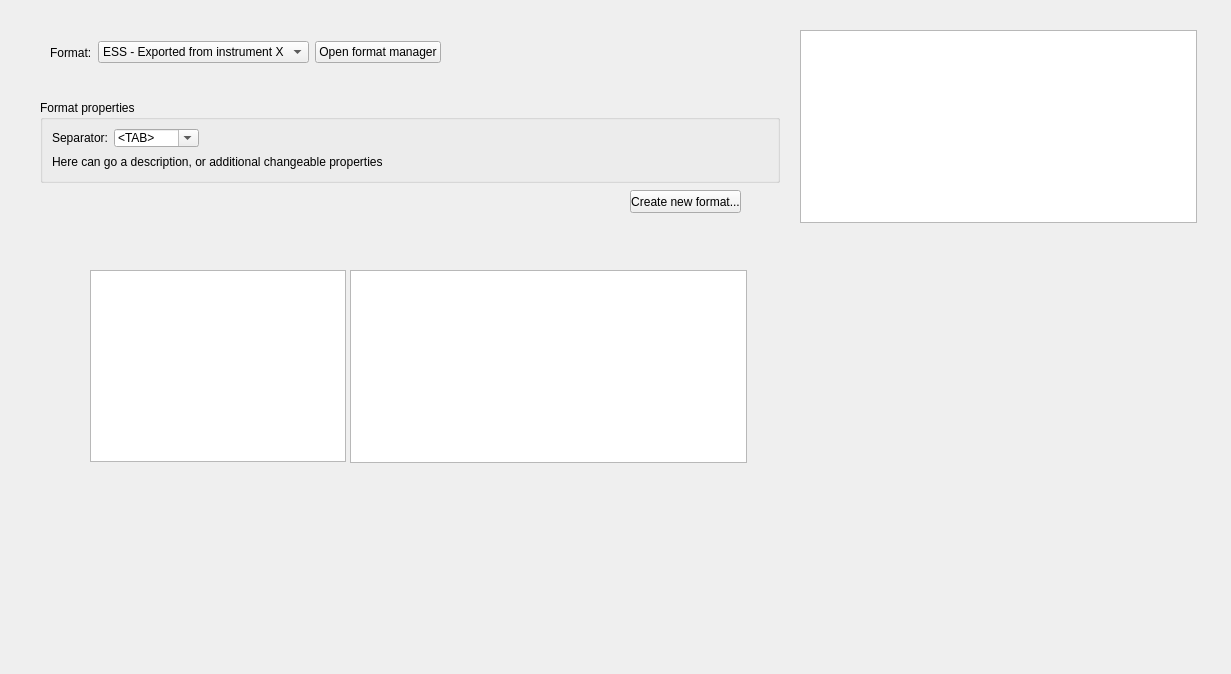
<?xml version="1.0" encoding="UTF-8"?>
<ui version="4.0">
 <class>ImportTab</class>
 <widget class="QWidget" name="ImportTab">
  <property name="geometry">
   <rect>
    <x>0</x>
    <y>0</y>
    <width>1231</width>
    <height>674</height>
   </rect>
  </property>
  <property name="windowTitle">
   <string>Form</string>
  </property>
  <widget class="QWidget" name="layoutWidget">
   <property name="geometry">
    <rect>
     <x>50</x>
     <y>40</y>
     <width>740</width>
     <height>25</height>
    </rect>
   </property>
   <layout class="QHBoxLayout" name="horizontalLayout_3">
    <item>
     <widget class="QLabel" name="label_2">
      <property name="text">
       <string>Format:</string>
      </property>
     </widget>
    </item>
    <item>
     <widget class="QComboBox" name="formatSelectionComboBox">
      <item>
       <property name="text">
        <string>ESS - Exported from instrument X</string>
       </property>
      </item>
      <item>
       <property name="text">
        <string>ESS - ESTIA export</string>
       </property>
      </item>
      <item>
       <property name="text">
        <string>FRM II REFSANS exported file</string>
       </property>
      </item>
      <item>
       <property name="text">
        <string>FMR II NREX exported file</string>
       </property>
      </item>
      <item>
       <property name="text">
        <string>My import definitions 1</string>
       </property>
      </item>
      <item>
       <property name="text">
        <string>Import definitions for project A</string>
       </property>
      </item>
     </widget>
    </item>
    <item>
     <widget class="QPushButton" name="pushButton">
      <property name="text">
       <string>Open format manager</string>
      </property>
     </widget>
    </item>
    <item>
     <spacer name="horizontalSpacer_2">
      <property name="orientation">
       <enum>Qt::Horizontal</enum>
      </property>
      <property name="sizeHint" stdset="0">
       <size>
        <width>40</width>
        <height>20</height>
       </size>
      </property>
     </spacer>
    </item>
   </layout>
  </widget>
  <widget class="QGroupBox" name="propertiesGroupBox">
   <property name="geometry">
    <rect>
     <x>40</x>
     <y>100</y>
     <width>740</width>
     <height>83</height>
    </rect>
   </property>
   <property name="title">
    <string>Format properties</string>
   </property>
   <layout class="QVBoxLayout" name="verticalLayout_4">
    <item>
     <layout class="QHBoxLayout" name="horizontalLayout_5">
      <item>
       <widget class="QLabel" name="label_4">
        <property name="text">
         <string>Separator:</string>
        </property>
       </widget>
      </item>
      <item>
       <widget class="QComboBox" name="comboBox">
        <property name="editable">
         <bool>true</bool>
        </property>
        <item>
         <property name="text">
          <string>&lt;TAB&gt;</string>
         </property>
        </item>
        <item>
         <property name="text">
          <string>,</string>
         </property>
        </item>
        <item>
         <property name="text">
          <string>;</string>
         </property>
        </item>
        <item>
         <property name="text">
          <string>&lt;SPACE&gt;</string>
         </property>
        </item>
       </widget>
      </item>
      <item>
       <spacer name="horizontalSpacer_4">
        <property name="orientation">
         <enum>Qt::Horizontal</enum>
        </property>
        <property name="sizeHint" stdset="0">
         <size>
          <width>40</width>
          <height>20</height>
         </size>
        </property>
       </spacer>
      </item>
     </layout>
    </item>
    <item>
     <layout class="QHBoxLayout" name="horizontalLayout_4">
      <item>
       <widget class="QLabel" name="label">
        <property name="text">
         <string>Here can go a description, or additional changeable properties</string>
        </property>
       </widget>
      </item>
      <item>
       <spacer name="horizontalSpacer_3">
        <property name="orientation">
         <enum>Qt::Horizontal</enum>
        </property>
        <property name="sizeHint" stdset="0">
         <size>
          <width>40</width>
          <height>20</height>
         </size>
        </property>
       </spacer>
      </item>
     </layout>
    </item>
   </layout>
  </widget>
  <widget class="QPushButton" name="createNewFormatButton">
   <property name="geometry">
    <rect>
     <x>630</x>
     <y>190</y>
     <width>111</width>
     <height>23</height>
    </rect>
   </property>
   <property name="text">
    <string>Create new format...</string>
   </property>
  </widget>
  <widget class="QTextEdit" name="fileContent">
   <property name="geometry">
    <rect>
     <x>90</x>
     <y>270</y>
     <width>256</width>
     <height>192</height>
    </rect>
   </property>
  </widget>
  <widget class="QTableWidget" name="dataTable">
   <property name="geometry">
    <rect>
     <x>350</x>
     <y>270</y>
     <width>397</width>
     <height>193</height>
    </rect>
   </property>
  </widget>
  <widget class="QCustomPlot" name="plotWidget" native="true">
   <property name="geometry">
    <rect>
     <x>790</x>
     <y>400</y>
     <width>397</width>
     <height>193</height>
    </rect>
   </property>
  </widget>
  <widget class="QTextBrowser" name="infoBrowser">
   <property name="geometry">
    <rect>
     <x>800</x>
     <y>30</y>
     <width>397</width>
     <height>193</height>
    </rect>
   </property>
   <property name="html">
    <string>&lt;!DOCTYPE HTML PUBLIC &quot;-//W3C//DTD HTML 4.0//EN&quot; &quot;http://www.w3.org/TR/REC-html40/strict.dtd&quot;&gt;
&lt;html&gt;&lt;head&gt;&lt;meta name=&quot;qrichtext&quot; content=&quot;1&quot; /&gt;&lt;style type=&quot;text/css&quot;&gt;
p, li { white-space: pre-wrap; }
&lt;/style&gt;&lt;/head&gt;&lt;body style=&quot; font-family:'MS Shell Dlg 2'; font-size:8.25pt; font-weight:400; font-style:normal;&quot;&gt;
&lt;p style=&quot;-qt-paragraph-type:empty; margin-top:0px; margin-bottom:0px; margin-left:0px; margin-right:0px; -qt-block-indent:0; text-indent:0px;&quot;&gt;&lt;br /&gt;&lt;/p&gt;&lt;/body&gt;&lt;/html&gt;</string>
   </property>
  </widget>
 </widget>
 <customwidgets>
  <customwidget>
   <class>QCustomPlot</class>
   <extends>QWidget</extends>
   <header>qcustomplot.h</header>
   <container>1</container>
  </customwidget>
 </customwidgets>
 <resources/>
 <connections/>
</ui>
